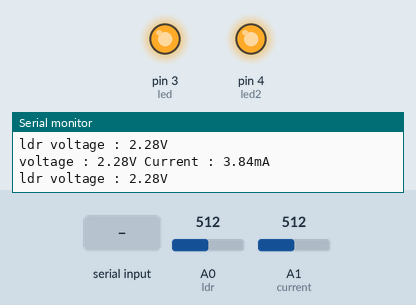
Simulated run of this sketch. Board: Arduino Uno, built with avr-gcc and run on an emulated ATmega328P. On the bench: output pins drawn as LEDs (lit = HIGH), the last lines printed to the serial monitor. Inputs (shaded band) come from the test bench; at power-on: A0 (ldr) = 512, A1 (current) = 512.

Above: at 1.2 s.
1.3 s: "s" received over Serial
At 1.8 s:
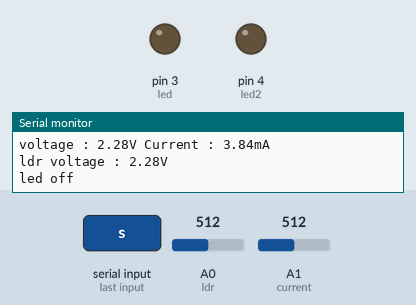
3.0 s: "a" received over Serial
At 4.3 s:
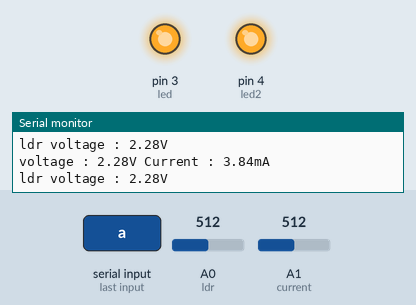
Timing chart, 0 to 6.0 s (numbered marks = the images above; inputs shaded):
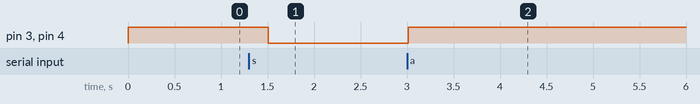

Measured:
- after the input at 1.3 s, pin 3 (led), pin 4 (led2): HIGH → LOW after 0.21 s
- after the input at 3.0 s, pin 3 (led), pin 4 (led2): LOW → HIGH at once

The sketch:

LDR___current_sensor_DC.ino
```cpp
int led = 3;
int led2 = 4;
int current = A1;
float current_val = 0.0;
float voltage_val = 0.0;
float VREF = 4.56;
int ldr = A0;
float ldr_voltage_val = 0.0;
void setup()
{
  Serial.begin(9600);
  Serial.println("started");
  pinMode(led,OUTPUT);
  pinMode(led2,OUTPUT);

  pinMode(current,INPUT);
  digitalWrite(led,HIGH);
  digitalWrite(led2,HIGH);
  pinMode(ldr,INPUT);
}

void loop()
{
  float adc_cnt = (float)analogRead(current);
  voltage_val = adc_cnt * VREF /1023.0;
  adc_cnt = (float)analogRead(ldr);
  ldr_voltage_val = adc_cnt * VREF /1023.0;
  current_val = voltage_val / ( 1.8 * 0.33);
  Serial.print("voltage : ");
  Serial.print(voltage_val);
  Serial.print("V Current : ");
  Serial.print(current_val);
  Serial.println("mA");
  Serial.print("ldr voltage : ");
  Serial.print(ldr_voltage_val);
  Serial.println("V");
  if (Serial.available() > 0)
  {
    char rec_data = Serial.read();
    if(rec_data == 'a')
    {
      digitalWrite(led,HIGH);
      digitalWrite(led2,HIGH);
      Serial.println("led on");
    }
    else if(rec_data == 's')
    {
      digitalWrite(led,LOW);
      digitalWrite(led2,LOW);
      Serial.println("led off");
    }
  }
  delay(500);
}
```
